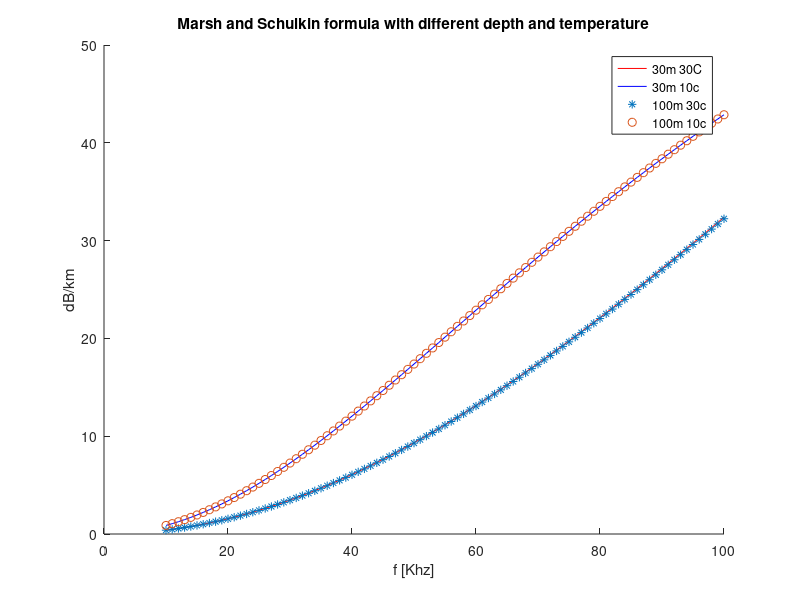
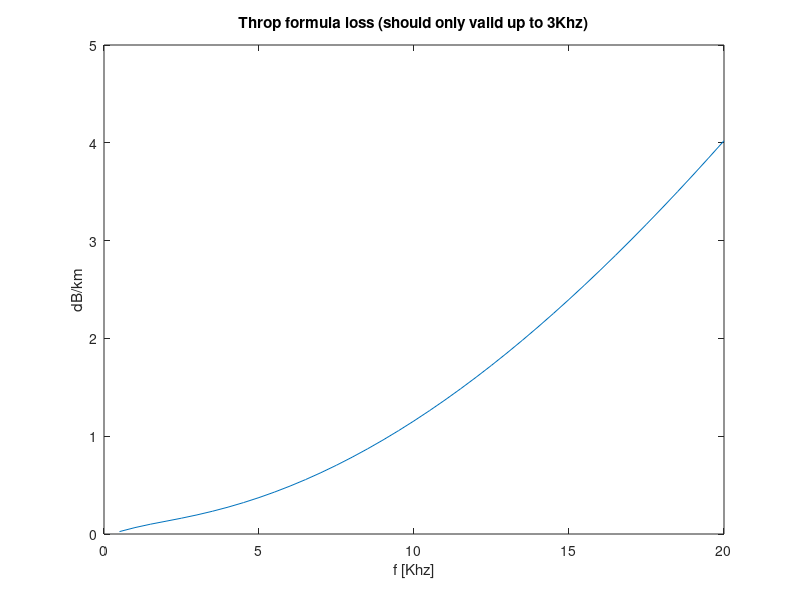
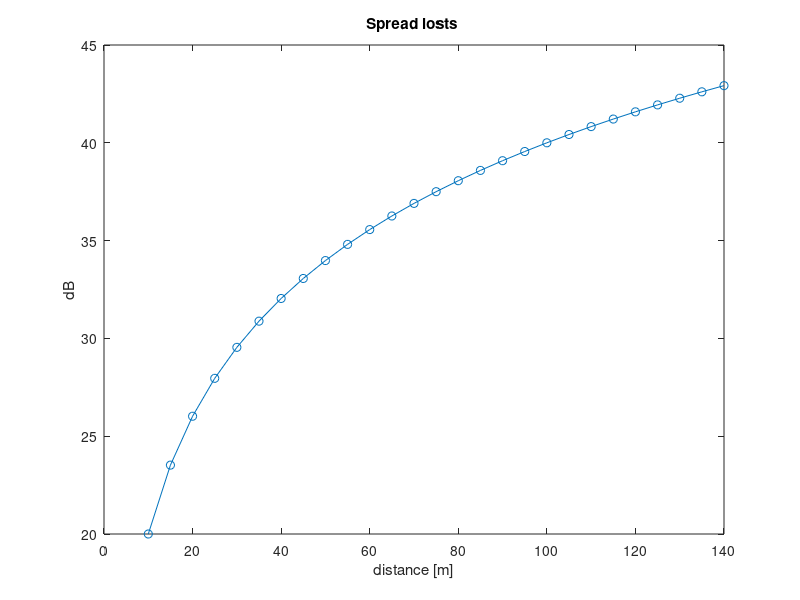

These figures' MATLAB source, in order: (Note: this script raises an error after producing the figures.)
%%% Transmission lost
%   - Absorbation lost
%   - Spreading lost
%%% Ambient noise
%% Absorbation Lost
% Marsh and Schulkin formula
clear

S = 35; % 1/1000 from google
A = 2.64*10^(-6);
B = 3.38*10^(-6) ;
P30 = 3.00211 ; % kg/cm2  at 30M
P100 = 9.98359 ;% kg/cm2  at 100M
% ft = 21.9*10^(6 - (1520/ (T + 273) ) ) ;  T in C 
ft10c = 21.9*10^(6 - (1520/ (10 + 273) ) ) ; %khz at 0C
ft30c = 21.9*10^(6 - (1520/ (30 + 273) ) ) ; %khz at 30C

finsP30ft30c =[];
MSlossP30ft30clist = [];
for fin = 10:100
    finsP30ft30c =[finsP30ft30c fin]; %Khz 
    ft = ft30c; P = P30;
    MSlossP30ft30c = 8.68*10^3*( ( S*A*ft*fin^2 )/(ft^2+fin^2) + (B*fin^2)/ft ) * (1- 6.54*10^(-4) * P);
    MSlossP30ft30clist = [MSlossP30ft30clist MSlossP30ft30c ] ;
end 

finsP30ft10c =[];
MSlossP30ft10clist = [];
for fin = 10:100
    finsP30ft10c =[finsP30ft10c fin]; %Khz 
    ft = ft10c; P = P100;
    MSlossP30ft10c = 8.68*10^3*( ( S*A*ft*fin^2 )/(ft^2+fin^2) + (B*fin^2)/ft ) * (1- 6.54*10^(-4) * P);
    MSlossP30ft10clist = [MSlossP30ft10clist MSlossP30ft10c ] ;
end 

finsP100ft10c =[];
MSlossP100ft10clist = [];
for fin = 10:100
    finsP100ft10c =[finsP100ft10c fin]; %Khz 
    ft = ft10c; P = P100;
    MSlossP100ft10c = 8.68*10^3*( ( S*A*ft*fin^2 )/(ft^2+fin^2) + (B*fin^2)/ft ) * (1- 6.54*10^(-4) * P);
    MSlossP100ft10clist = [MSlossP100ft10clist MSlossP100ft10c ] ;
end 

finsP100ft30c =[];
MSlossP100ft30clist = [];
for fin = 10:100
    finsP100ft30c =[finsP100ft30c fin]; %Khz 
    ft = ft30c; P = P100;
    MSlossP100ft30c = 8.68*10^3*( ( S*A*ft*fin^2 )/(ft^2+fin^2) + (B*fin^2)/ft ) * (1- 6.54*10^(-4) * P);
    MSlossP100ft30clist = [MSlossP100ft30clist MSlossP100ft30c ] ;
end 
figure(1)
hold on 
p3030 = plot(finsP30ft30c , MSlossP30ft30clist , 'r');
p3010 = plot(finsP30ft10c , MSlossP30ft10clist , 'b' );
p10030 = plot(finsP100ft30c , MSlossP100ft30clist , '*' );
p10010 = plot(finsP100ft10c , MSlossP100ft10clist , 'o' );
title("Marsh and Schulkin formula with different depth and temperature")
legend([p3030 p3010 p10030 p10010 ],'30m 30C','30m 10c','100m 30c','100m 10c')
xlabel("f [Khz]")
ylabel("dB/km")
hold off 



%Thorp formula
fins =[];
thropLosses = [];
for fin = 0.5:0.5:20
    fins =[fins fin]; %Khz 
    thropLoss = (0.11 * fin^2) / (1+ fin^2) + (44 * fin^2) / (4100 + fin^2);
    thropLosses  = [ thropLosses thropLoss ];
end 
figure(2)
plot(fins,thropLosses);
title("Throp formula loss (should only valid up to 3Khz)")
xlabel("f [Khz]")
ylabel("dB/km")

%% Spreading Lost 

MaxDistance = 141; % max line of sight
beta = 2; % chossing spherical 
distances=[];
SpreadLosts=[];
for distance = 10:5:MaxDistance
    distances =[ distances distance];
    SpreadLosts =[SpreadLosts 10 * beta * log10(distance)];
end
figure(3)
plot(distances,SpreadLosts ,'-o');
title ("Spread losts ")
xlabel("distance [m]")
ylabel("dB")

%% ambient noise



%% Power for transdusor
% Calculation based on Benthowave website
% https://www.benthowave.com/products/Specs/How%20to%20determine%20PW%20and%20D%20with%20IPP.pdf

% Source level dB uPa
SL = 140 ;

% Component related values are picked using BII-7700 as for now. 
% TVR Transmitting voltage response dB uPa*m/V 
TVR =145 ; % average value. 
% Conductance of the transudsor in ohm^-1
Gp 

% IPP is the input pulse power in RMS W
IPPinlog = SL + 10*log(Gp) -TVR

